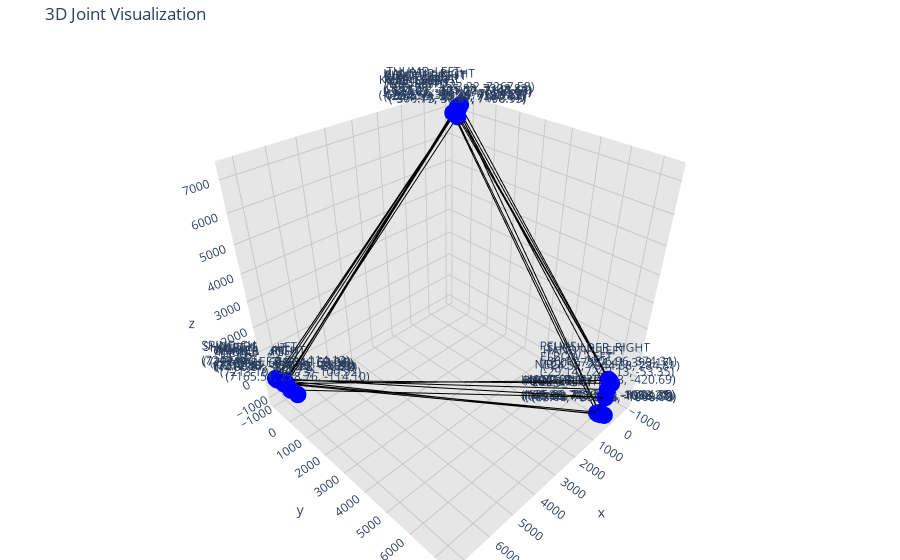

Notebook code cell kept with this figure:
### Code cell
import torch
import pandas as pd
import plotly.graph_objs as go
from torch_geometric.data import Data

# Load the dataset

df = pd.read_csv(file_path)

# Define anatomical connections as edges
edges = torch.tensor([
    [0, 2],  # FOOT_RIGHT to ANKLE_RIGHT
    [1, 3],  # FOOT_LEFT to ANKLE_LEFT
    [2, 4],  # ANKLE_RIGHT to KNEE_RIGHT
    [3, 5],  # ANKLE_LEFT to KNEE_LEFT
    [4, 6],  # KNEE_RIGHT to HIP_RIGHT
    [5, 7],  # KNEE_LEFT to HIP_LEFT
    [6, 8],  # HIP_RIGHT to PELVIS
    [7, 8],  # HIP_LEFT to PELVIS
    [8, 9],  # PELVIS to SPINE_NAVAL
    [9, 10], # SPINE_NAVAL to SPINE_CHEST
    [10, 11],# SPINE_CHEST to CLAVICLE_RIGHT
    [10, 12],# SPINE_CHEST to CLAVICLE_LEFT
    [11, 13],# CLAVICLE_RIGHT to SHOULDER_RIGHT
    [12, 14],# CLAVICLE_LEFT to SHOULDER_LEFT
    [13, 15],# SHOULDER_RIGHT to ELBOW_RIGHT
    [14, 16],# SHOULDER_LEFT to ELBOW_LEFT
    [15, 17],# ELBOW_RIGHT to WRIST_RIGHT
    [16, 18],# ELBOW_LEFT to WRIST_LEFT
    [17, 19],# WRIST_RIGHT to HAND_RIGHT
    [18, 20],# WRIST_LEFT to HAND_LEFT
    [19, 21],# HAND_RIGHT to HANDTIP_RIGHT
    [20, 22],# HAND_LEFT to HANDTIP_LEFT
    [21, 23],# HANDTIP_RIGHT to THUMB_RIGHT
    [22, 24],# HANDTIP_LEFT to THUMB_LEFT
    [10, 25],# SPINE_CHEST to NECK
    [25, 26],# NECK to HEAD
]).t().contiguous()

# List of joints in the order they appear in the DataFrame
joints = [
    'FOOT_RIGHT', 'FOOT_LEFT', 'ANKLE_RIGHT', 'ANKLE_LEFT', 'KNEE_RIGHT', 'KNEE_LEFT',
    'HIP_RIGHT', 'HIP_LEFT', 'PELVIS', 'SPINE_NAVAL', 'SPINE_CHEST',
    'CLAVICLE_RIGHT', 'CLAVICLE_LEFT', 'SHOULDER_RIGHT', 'SHOULDER_LEFT',
    'ELBOW_RIGHT', 'ELBOW_LEFT', 'WRIST_RIGHT', 'WRIST_LEFT', 'HAND_RIGHT',
    'HAND_LEFT', 'HANDTIP_RIGHT', 'HANDTIP_LEFT', 'THUMB_RIGHT', 'THUMB_LEFT',
    'NECK', 'HEAD', 'NOSE', 'EYE_LEFT', 'EAR_LEFT', 'EYE_RIGHT', 'EAR_RIGHT'
]

# Function to extract node features and create a Data object
def create_data_object_vis(row):
    node_features = []
    node_positions = []  # Store (x, y, z) positions separately for Plotly visualization

    for joint in joints:
        x = row[f'{joint}_X']
        y = row[f'{joint}_Y']
        z = row[f'{joint}_Z']
        node_features.append([x, y, z])
        node_positions.append((x, y, z))  # Save position for each joint

    node_features = torch.tensor(node_features, dtype=torch.float)

    # Extract label (assuming 'frailty' is the target column)
    label = torch.tensor([row['QoR_class']], dtype=torch.float)

    # Create the Data object
    data = Data(x=node_features, edge_index=edges, y=label)

    return data, node_positions

# Function to plot the graph using Plotly
def plot_graph(node_positions):
    # Extract x, y, z coordinates from node_positions
    x_coords = [pos[0] for pos in node_positions]
    y_coords = [pos[1] for pos in node_positions]
    z_coords = [pos[2] for pos in node_positions]

    # Create edges for Plotly
    edge_x = []
    edge_y = []
    edge_z = []
    for edge in edges.t().tolist():
        x0, y0, z0 = node_positions[edge[0]]
        x1, y1, z1 = node_positions[edge[1]]
        edge_x.extend([x0, x1, None])
        edge_y.extend([y0, y1, None])
        edge_z.extend([z0, z1, None])

    # Plot the edges
    edge_trace = go.Scatter3d(
        x=edge_x, y=edge_y, z=edge_z,
        mode='lines',
        line=dict(color='black', width=2),
        hoverinfo='none'
    )

    # Plot the nodes with joint names and coordinates
    node_trace = go.Scatter3d(
        x=x_coords, y=y_coords, z=z_coords,
        mode='markers+text',
        marker=dict(size=6, color='blue'),
        text=[f'{joint}<br>({x:.2f}, {y:.2f}, {z:.2f})' for joint, x, y, z in zip(joints, x_coords, y_coords, z_coords)],  # Joint names and coordinates
        hoverinfo='text'
    )

    # Create the figure with gridlines and joint names
    fig = go.Figure(data=[edge_trace, node_trace],
                    layout=go.Layout(
                        title='3D Joint Visualization',
                        showlegend=False,
                        scene=dict(
                            xaxis=dict(
                                showbackground=True,
                                backgroundcolor="rgb(230, 230, 230)",
                                gridcolor="rgb(200, 200, 200)",
                                showgrid=True,
                                zerolinecolor="rgb(200, 200, 200)",
                            ),
                            yaxis=dict(
                                showbackground=True,
                                backgroundcolor="rgb(230, 230, 230)",
                                gridcolor="rgb(200, 200, 200)",
                                showgrid=True,
                                zerolinecolor="rgb(200, 200, 200)",
                            ),
                            zaxis=dict(
                                showbackground=True,
                                backgroundcolor="rgb(230, 230, 230)",
                                gridcolor="rgb(200, 200, 200)",
                                showgrid=True,
                                zerolinecolor="rgb(200, 200, 200)",
                            ),
                        ),
                        margin=dict(l=0, r=0, b=0, t=40),
                    ))

    fig.show()

# Example usage with a single row (e.g., the first row in your DataFrame)
single_row = df.iloc[0]
data, node_positions = create_data_object_vis(single_row)

# Plot the graph using Plotly
plot_graph(node_positions)

### Figure 1 — Plotly figure (JSON) as saved in the notebook; plotly's stock layout.template omitted (floating-point values rounded to 4 significant figures)
{"data": [{"hoverinfo": "none", "line": {"color": "black", "width": 2}, "mode": "lines", "type": "scatter3d", "x": [-297.2, 117.1, null, 148.9, 7212.0, null, 117.1, 7168.0, null, 7212.0, -583.5, null, 7168.0, -370.1, null, -583.5, 179.0, null, -370.1, -36.17, null, 179.0, -36.17, null, -36.17, -419.2, null, -419.2, 7250.0, null, 7250.0, 7219.0, null, 7250.0, -587.1, null, 7219.0, 6.012, null, -587.1, 7229.0, null, 6.012, -893.2, null, 7229.0, -29.14, null, -893.2, 7212.0, null, -29.14, -721.6, null, 7212.0, 125.9, null, -721.6, 7215.0, null, 125.9, -838.3, null, 7215.0, -24.57, null, -838.3, 7181.0, null, -24.57, -927.5, null, 7250.0, -32.22, null, -32.22, 7213.0, null], "y": [-25.48, 7253.0, null, 7174.0, -371.2, null, 7253.0, -417.5, null, -371.2, -383.4, null, -417.5, 50.27, null, -383.4, 7137.0, null, 50.27, 7207.0, null, 7137.0, 7207.0, null, 7207.0, -56.11, null, -56.11, -893.7, null, -893.7, -434.5, null, -893.7, -171.1, null, -434.5, 7284.0, null, -171.1, -847.6, null, 7284.0, -429.2, null, -847.6, 7242.0, null, -429.2, -398.5, null, 7242.0, -291.3, null, -398.5, 7213.0, null, -291.3, -632.6, null, 7213.0, -425.9, null, -632.6, 7345.0, null, -425.9, -332.8, null, 7345.0, -373.2, null, -893.7, 7227.0, null, 7227.0, -46.73, null], "z": [7181.0, -1081.0, null, -1077.0, -54.83, null, -1081.0, 31.15, null, -54.83, 7071.0, null, 31.15, 7097.0, null, 7071.0, -1038.0, null, 7097.0, 374.3, null, -1038.0, 374.3, null, 374.3, 7224.0, null, 7224.0, -114.1, null, -114.1, -71.29, null, -114.1, 7247.0, null, -71.29, 393.2, null, 7247.0, -162.7, null, 393.2, 7146.0, null, -162.7, -53.35, null, 7146.0, -25.81, null, -53.35, 7167.0, null, -25.81, -1004.0, null, 7167.0, -63.24, null, -1004.0, 7209.0, null, -63.24, 284.8, null, 7209.0, -80.32, null, 284.8, 7268.0, null, -114.1, -420.7, null, -420.7, -100.9, null]}, {"hoverinfo": "text", "marker": {"color": "blue", "size": 6}, "mode": "markers+text", "text": ["FOOT_RIGHT<br>(-297.16, -25.48, 7180.87)", "FOOT_LEFT<br>(148.86, 7174.23, -1076.68)", "ANKLE_RIGHT<br>(117.08, 7252.55, -1080.55)", "ANKLE_LEFT<br>(7212.37, -371.20, -54.83)", "KNEE_RIGHT<br>(7168.38, -417.46, 31.15)", "KNEE_LEFT<br>(-583.55, -383.43, 7070.82)", "HIP_RIGHT<br>(-370.15, 50.27, 7096.95)", "HIP_LEFT<br>(178.96, 7136.95, -1038.21)", "PELVIS<br>(-36.17, 7206.96, 374.31)", "SPINE_NAVAL<br>(-419.16, -56.11, 7224.28)", "SPINE_CHEST<br>(7249.86, -893.68, -114.12)", "CLAVICLE_RIGHT<br>(7219.48, -434.53, -71.29)", "CLAVICLE_LEFT<br>(-587.05, -171.07, 7247.43)", "SHOULDER_RIGHT<br>(6.01, 7284.41, 393.17)", "SHOULDER_LEFT<br>(7228.74, -847.63, -162.68)", "ELBOW_RIGHT<br>(-893.21, -429.22, 7145.62)", "ELBOW_LEFT<br>(-29.14, 7242.13, -53.35)", "WRIST_RIGHT<br>(7212.30, -398.49, -25.81)", "WRIST_LEFT<br>(-721.62, -291.29, 7166.69)", "HAND_RIGHT<br>(125.89, 7213.24, -1004.25)", "HAND_LEFT<br>(7214.84, -632.64, -63.24)", "HANDTIP_RIGHT<br>(-838.27, -425.89, 7208.82)", "HANDTIP_LEFT<br>(-24.57, 7344.68, 284.81)", "THUMB_RIGHT<br>(7180.87, -332.75, -80.32)", "THUMB_LEFT<br>(-927.49, -373.22, 7267.58)", "NECK<br>(-32.22, 7227.03, -420.69)", "HEAD<br>(7213.10, -46.73, -100.92)", "NOSE<br>(61.49, 7220.25, -1062.27)", "EYE_LEFT<br>(-368.77, 41.41, 7108.17)", "EAR_LEFT<br>(7165.51, 278.76, -114.10)", "EYE_RIGHT<br>(85.47, 7365.78, -1046.16)", "EAR_RIGHT<br>(-258.93, 90.34, 7230.42)"], "type": "scatter3d", "x": [-297.2, 148.9, 117.1, 7212.0, 7168.0, -583.5, -370.1, 179.0, -36.17, -419.2, 7250.0, 7219.0, -587.1, 6.012, 7229.0, -893.2, -29.14, 7212.0, -721.6, 125.9, 7215.0, -838.3, -24.57, 7181.0, -927.5, -32.22, 7213.0, 61.49, -368.8, 7166.0, 85.47, -258.9], "y": [-25.48, 7174.0, 7253.0, -371.2, -417.5, -383.4, 50.27, 7137.0, 7207.0, -56.11, -893.7, -434.5, -171.1, 7284.0, -847.6, -429.2, 7242.0, -398.5, -291.3, 7213.0, -632.6, -425.9, 7345.0, -332.8, -373.2, 7227.0, -46.73, 7220.0, 41.41, 278.8, 7366.0, 90.34], "z": [7181.0, -1077.0, -1081.0, -54.83, 31.15, 7071.0, 7097.0, -1038.0, 374.3, 7224.0, -114.1, -71.29, 7247.0, 393.2, -162.7, 7146.0, -53.35, -25.81, 7167.0, -1004.0, -63.24, 7209.0, 284.8, -80.32, 7268.0, -420.7, -100.9, -1062.0, 7108.0, -114.1, -1046.0, 7230.0]}], "layout": {"margin": {"b": 0, "l": 0, "r": 0, "t": 40}, "scene": {"xaxis": {"backgroundcolor": "rgb(230, 230, 230)", "gridcolor": "rgb(200, 200, 200)", "showbackground": true, "showgrid": true, "zerolinecolor": "rgb(200, 200, 200)"}, "yaxis": {"backgroundcolor": "rgb(230, 230, 230)", "gridcolor": "rgb(200, 200, 200)", "showbackground": true, "showgrid": true, "zerolinecolor": "rgb(200, 200, 200)"}, "zaxis": {"backgroundcolor": "rgb(230, 230, 230)", "gridcolor": "rgb(200, 200, 200)", "showbackground": true, "showgrid": true, "zerolinecolor": "rgb(200, 200, 200)"}}, "showlegend": false, "title": {"text": "3D Joint Visualization"}}}
